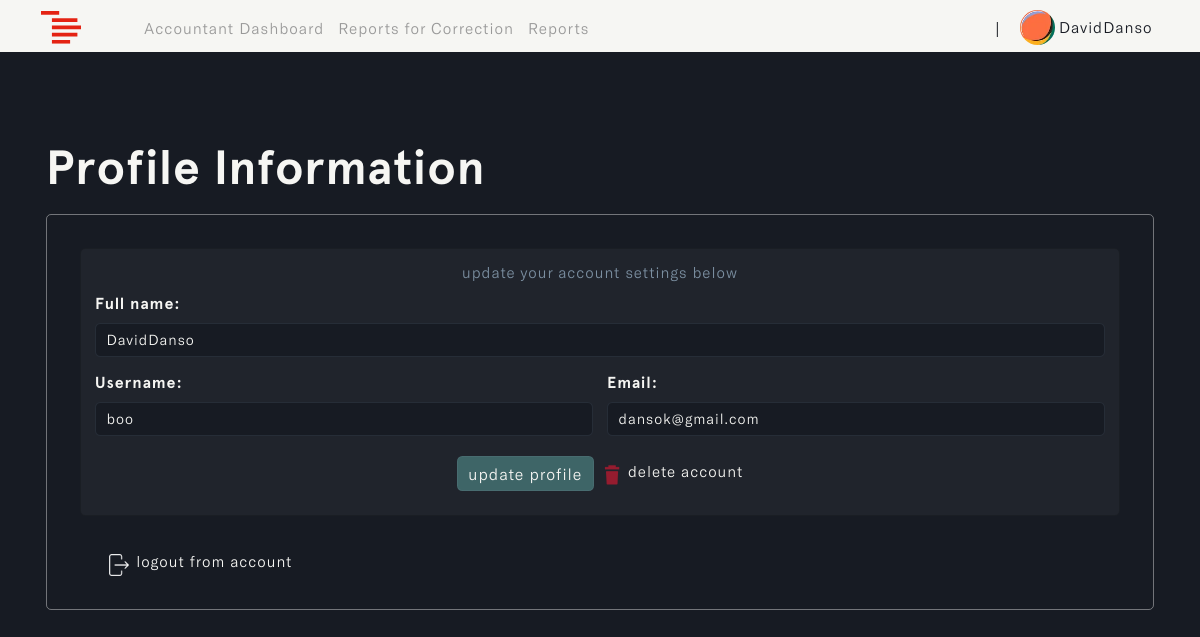
The page /profile (signed in) on the database as committed earlier.
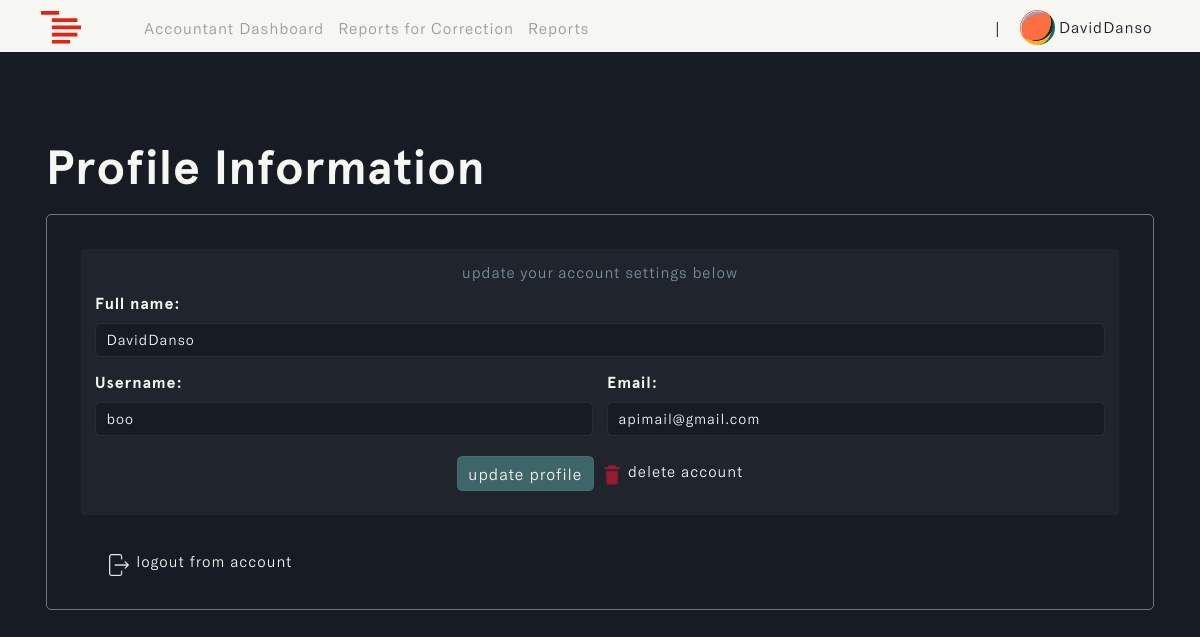
The same page on the database as committed later.
### accounts/models.py (models this page shows, shortened)
class Profile(models.Model):
    user = models.OneToOneField(settings.AUTH_USER_MODEL, on_delete=models.CASCADE, blank=True, null=True)
    name = models.CharField(max_length=255, unique=True)
    username = models.CharField(max_length=255, unique=True, blank=True, null=True)
    email = models.EmailField(max_length=255, unique=True)
    updated_time_stamp = models.DateTimeField(auto_now=True)
    created_time_stamp = models.DateTimeField(auto_now_add=True)
    id = models.UUIDField(default=uuid.uuid4, primary_key=True, unique=True, editable=False)

### accounts/views.py (the view, shortened to what this page needs)
# urls.py: path('profile', views.profilePage, name='profile'),
@login_required(login_url='login')
def profilePage(request):
    profile = get_object_or_404(Profile, user=request.user)
    form = UserProfileForm(instance=profile)
    context = {'form': form, 'profile': profile}
    return render(request, 'profile.html', context)

### accounts/forms.py
class UserProfileForm(ModelForm):
    class Meta:
        model = Profile
        fields = '__all__'
        exclude = ['user']
    def __init__(self, *args, **kwargs):
        super(UserProfileForm, self).__init__(*args, **kwargs)
        for name, fields in self.fields.items():
            fields.widget.attrs.update({'class': 'form-control'})

### templates/profile.html (shortened to what this page needs)
{% load static %}
{% load humanize %}
<!DOCTYPE html>
<html lang="en" class="js has-scroll-init has-scroll-smooth">
  <head>
    <link rel="stylesheet" href="{% static '/css/bootstrap.min.css' %}" />
    <link rel="stylesheet" href="{% static '/css/profile.css' %}" />
  </head>
  <body
    id="pageTop"
    class="page-content"
    data-spy="scroll"
    data-target="#mainNav"
  >
    {% include 'nav.html' %}
    <main>
      <div data-scroll class="page page--layout-2" id="main">
        <div id="hero">
          <div class="container-fluid">
            <div class="hero-intro">
              <h1>Profile Information</h1>
              <div id="user_profile">
                <form action="" method="POST">
                  <div class="card">
                    <div class="card-body">
                      <h5>update your account settings below</h5>
                      <div class="row g-3">
                        <div class="col-12">
                          <label for="inputAddress" class="form-label"
                            >Full name:
                          </label>
                          {{form.name}}
                        </div>
                        <div class="col-md-6">
                          <label for="inputUsername" class="form-label"
                            >Username:</label
                          >
                          {{form.username}}
                        </div>
                        <div class="col-md-6">
                          <label for="inputEmail4" class="form-label"
                            >Email:</label
                          >
                          {{form.email}}
                        </div>
                        <div
                          id="action_btns"
                          class="d-flex justify-content-center"
                        >
                          <input
                            type="submit"
                            class="btn"
                            id="update_profile"
                            value="update profile"
                          />
                          <a
                            href="#delete"
                            data-bs-toggle="modal"
                            data-bs-target="#deleteAccountModal"
                          >
                            <img
                              id="trash"
                              src="{% static '/images/trash.png' %}"
                              alt="trash"
                            />
                            <span>delete account</span>
                          </a>
                        </div>
                      </div>
                    </div>
                  </div>
                </form>
                <div id="logout">
                  <a href="{% url 'logout' %}">
                    <img
                      id="logout_img"
                      src="{% static '/images/logout.png' %}"
                      alt="logout_img"
                    />
                    logout from account
                  </a>
                </div>
              </div>
            </div>
          </div>
        </div>
      </div>
    </main>
  </body>
</html>

Rows that differ between the two databases and show on the page:
changed Profile "DavidDanso": email "dansok@gmail.com" → "apimail@gmail.com"
